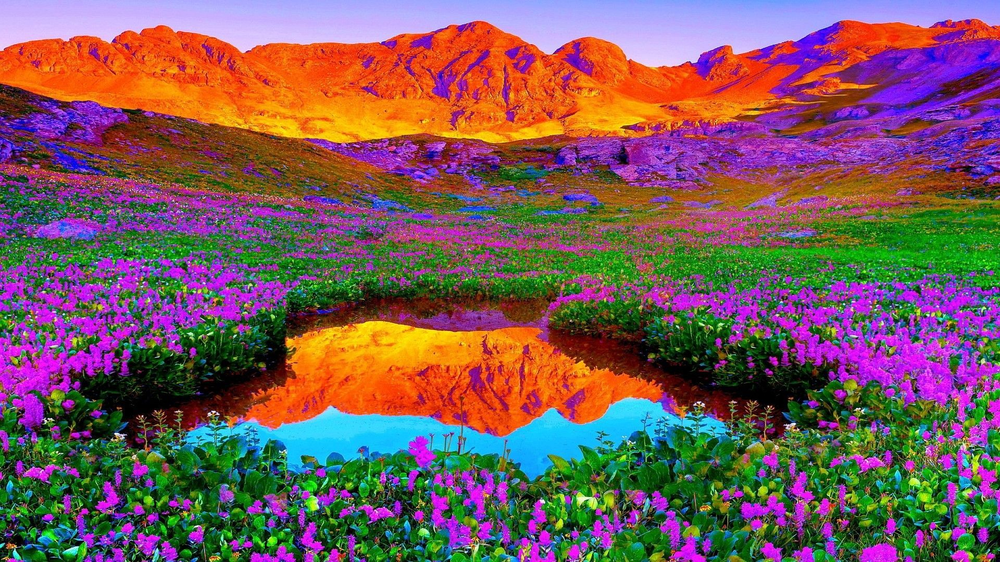
#> input picture original_image.png, 1000 x 562 px, shrunk from 1920 x 1080 before the run
$ jupyter execute 'Compressing an Image using K-means Clustering.ipynb'
#> lines starting #> are read from the running program, lines starting #| are printed output that depends on the picture
[cell 1]
from skimage import io
from sklearn.cluster import KMeans
import numpy as np
import warnings
warnings.filterwarnings("ignore")

**Read the Image**

[cell 2]
image = io.imread('original_image.png')
#> image is the input picture: shape (562, 1000, 3); mean R, G, B 121.8, 89, 90.3
io.imshow(image)
io.show()

**Dimensions of the Original Image**

[cell 3]
rows = image.shape[0]
#> rows = 562
cols = image.shape[1]
#> cols = 1000

**Flatten the image**

[cell 4]
image = image.reshape(rows*cols, 3)
#this flattens all the pixel values into a single dimension.
#The 3 represents the dimension of each pixel - RGB values

**Implement K-Means clustering to for K-Clusters**

[cell 5]
kmeans = KMeans(n_clusters=64)
kmeans.fit(image)

**Replace each pixel with it's nearby centroid**

[cell 6]
compressed_image = kmeans.cluster_centers_[kmeans.labels_]
compressed_image = np.clip(compressed_image.astype('uint8'), 0, 255)

**Reshape the image to original dimension**

[cell 7]
compressed_image = compressed_image.reshape(rows, cols, 3)

**Save and display output images**

[cell 8]
io.imsave('compressed_image_64.png', compressed_image)
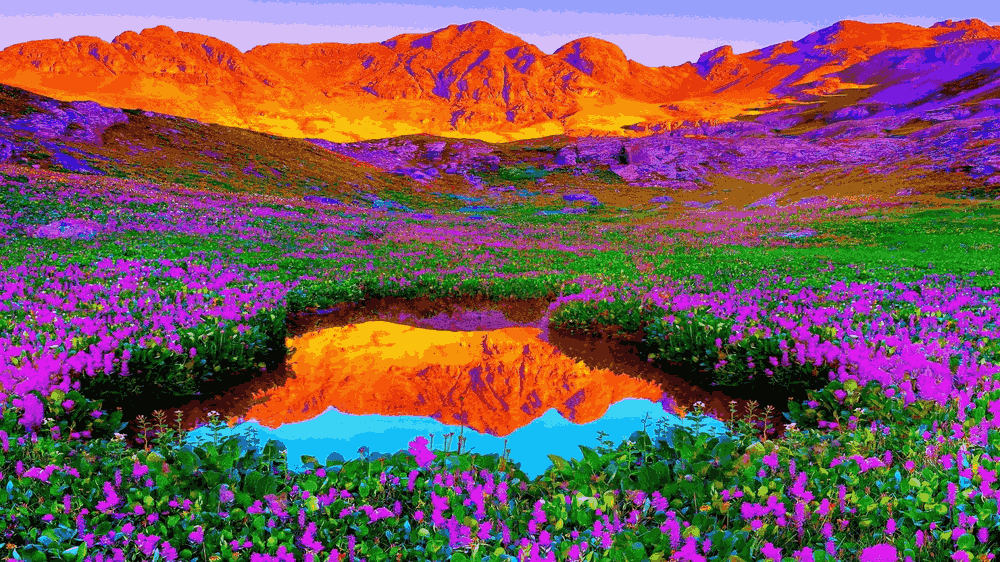
#> saved as compressed_image_64.png: shape (562, 1000, 3); mean R, G, B 121.2, 88.6, 89.8
io.imshow(compressed_image)
io.show()

**Reducing size of K to see the effect on the image**

[cell 9]
#k=32
kmeans = KMeans(n_clusters=32)
kmeans.fit(image)
compressed_image = kmeans.cluster_centers_[kmeans.labels_]
compressed_image = np.clip(compressed_image.astype('uint8'), 0, 255)
compressed_image = compressed_image.reshape(rows, cols, 3)
io.imsave('compressed_image_32.png', compressed_image)
io.imshow(compressed_image)
io.show()

#k=16
kmeans = KMeans(n_clusters=16)
kmeans.fit(image)
compressed_image = kmeans.cluster_centers_[kmeans.labels_]
compressed_image = np.clip(compressed_image.astype('uint8'), 0, 255)
compressed_image = compressed_image.reshape(rows, cols, 3)
io.imsave('compressed_image_16.png', compressed_image)
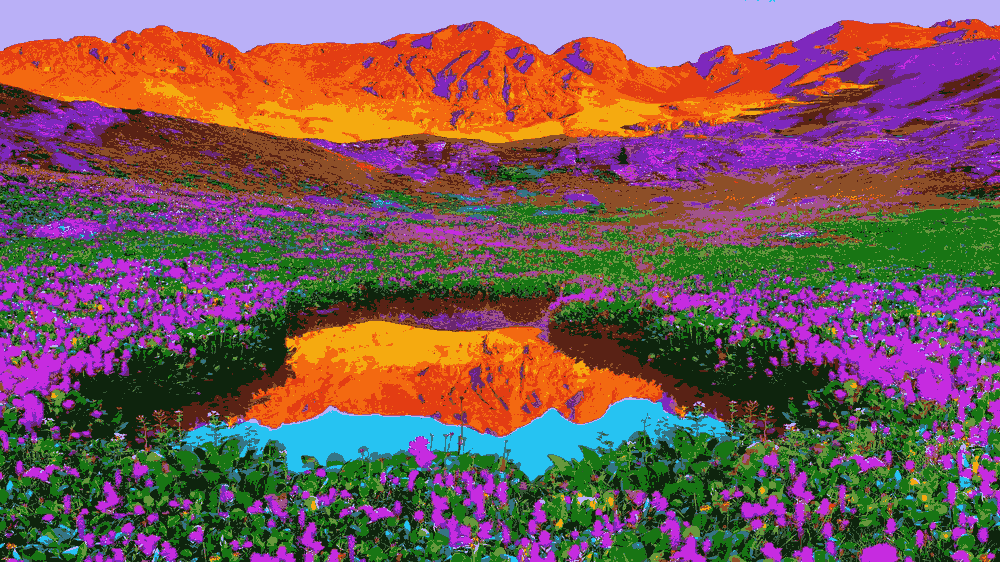
#> saved as compressed_image_16.png: shape (562, 1000, 3); mean R, G, B 121.2, 88.5, 89.8
io.imshow(compressed_image)
io.show()

#k=8
kmeans = KMeans(n_clusters=8)
kmeans.fit(image)
compressed_image = kmeans.cluster_centers_[kmeans.labels_]
compressed_image = np.clip(compressed_image.astype('uint8'), 0, 255)
compressed_image = compressed_image.reshape(rows, cols, 3)
io.imsave('compressed_image_8.png', compressed_image)
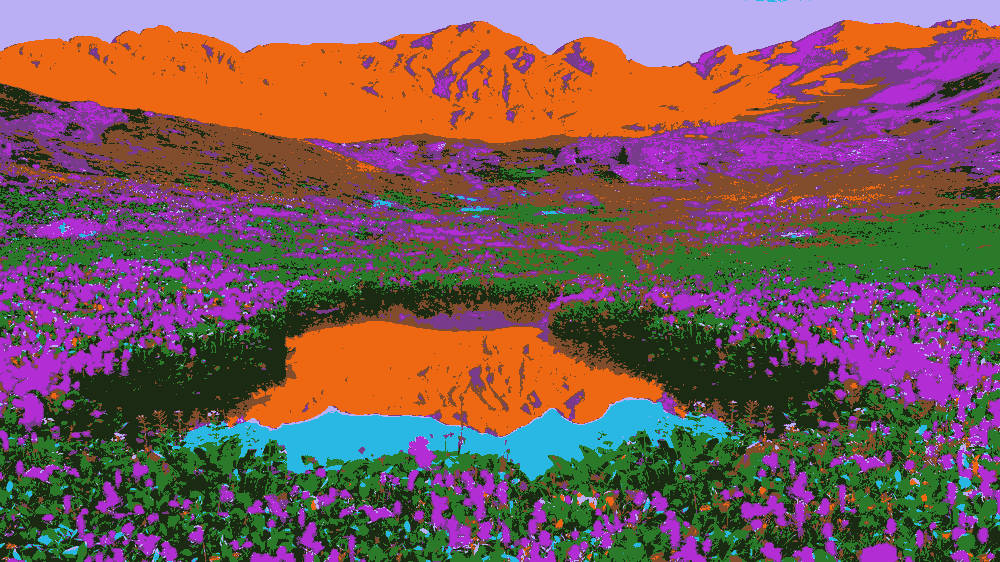
#> saved as compressed_image_8.png: shape (562, 1000, 3); mean R, G, B 121.1, 88.5, 89.6
io.imshow(compressed_image)
io.show()

#k=4
kmeans4 = KMeans(n_clusters=4)
kmeans.fit(image)
compressed_image = kmeans.cluster_centers_[kmeans.labels_]
compressed_image = np.clip(compressed_image.astype('uint8'), 0, 255)
compressed_image = compressed_image.reshape(rows, cols, 3)
io.imsave('compressed_image_4.png', compressed_image)
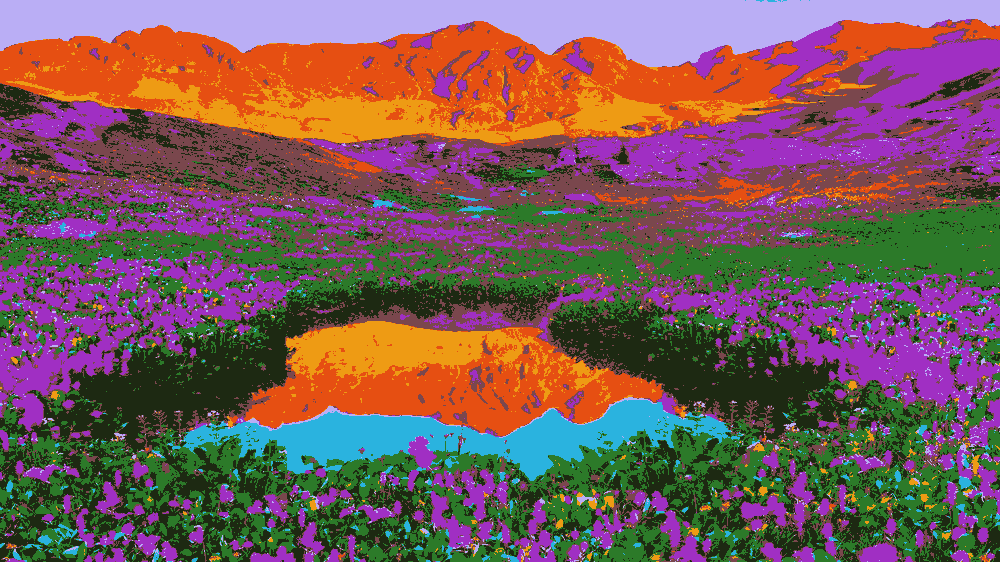
#> saved as compressed_image_4.png: shape (562, 1000, 3); mean R, G, B 121.1, 88.6, 89.8
io.imshow(compressed_image)
io.show()

#k=2
kmeans = KMeans(n_clusters=2)
kmeans.fit(image)
compressed_image = kmeans.cluster_centers_[kmeans.labels_]
compressed_image = np.clip(compressed_image.astype('uint8'), 0, 255)
compressed_image = compressed_image.reshape(rows, cols, 3)
io.imsave('compressed_image_2.png', compressed_image)
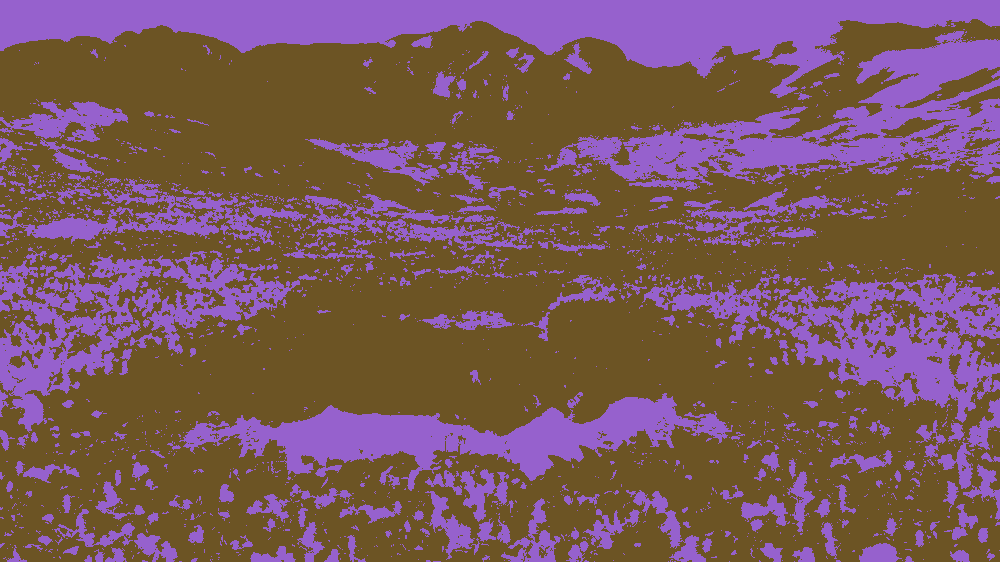
#> saved as compressed_image_2.png: shape (562, 1000, 3); mean R, G, B 121.4, 88.2, 90
io.imshow(compressed_image)
io.show()
